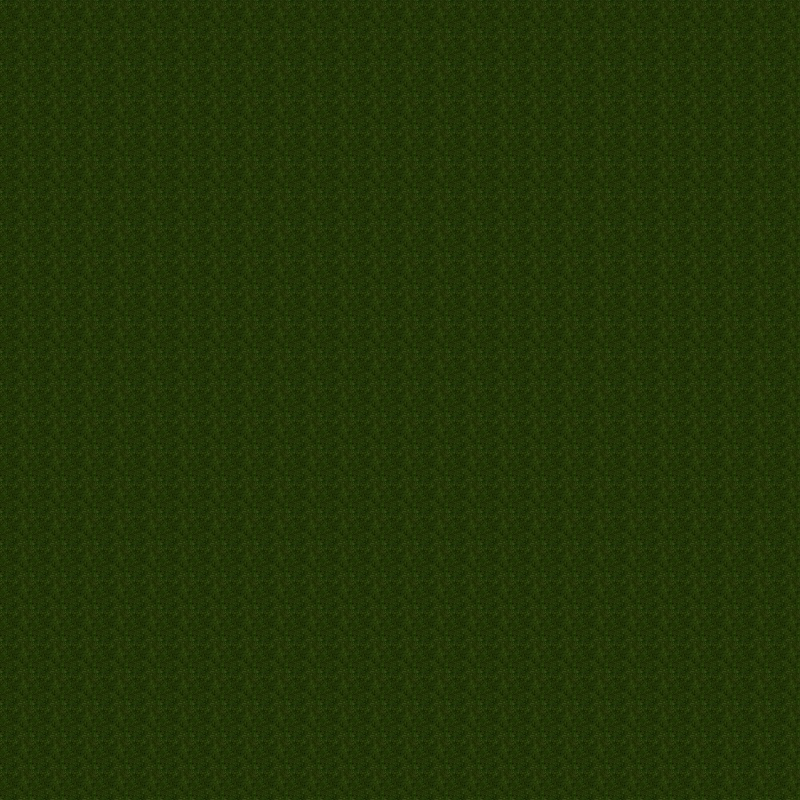

This is a level from a 2D game, rendered from its Tiled map with the project's own tilesets. A one-line summary and the map file follow, with tile-layer data summarised:
An orthogonal 25x25 tile map with 32x32 px tiles, 1 tile layer (Tile Layer 1) and 2 objects (Door, startPoint).

<map version="1.0" orientation="orthogonal" width="25" height="25" tilewidth="32" tileheight="32">
 <tileset firstgid="1" name="Grass" tilewidth="32" tileheight="32">
  <image source="se_free_grass_texture.jpg" />
  <tile id="0">
   <properties>
    <property name="TileType" value="0" />
   </properties>
  </tile>
 </tileset>
 <layer name="Tile Layer 1" width="25" height="25">
  <data>[625 cells, 625 non-empty, 1 distinct tile ids]</data>
 </layer>
 <objectgroup name="DoorLayer" width="25" height="25">
  <object name="1" type="Door" x="289" y="64" width="33" height="33">
   <properties>
    <property name="" value="" />
   </properties>
  </object>
  <object name="startPoint" x="231" y="159" />
 </objectgroup>
</map>
